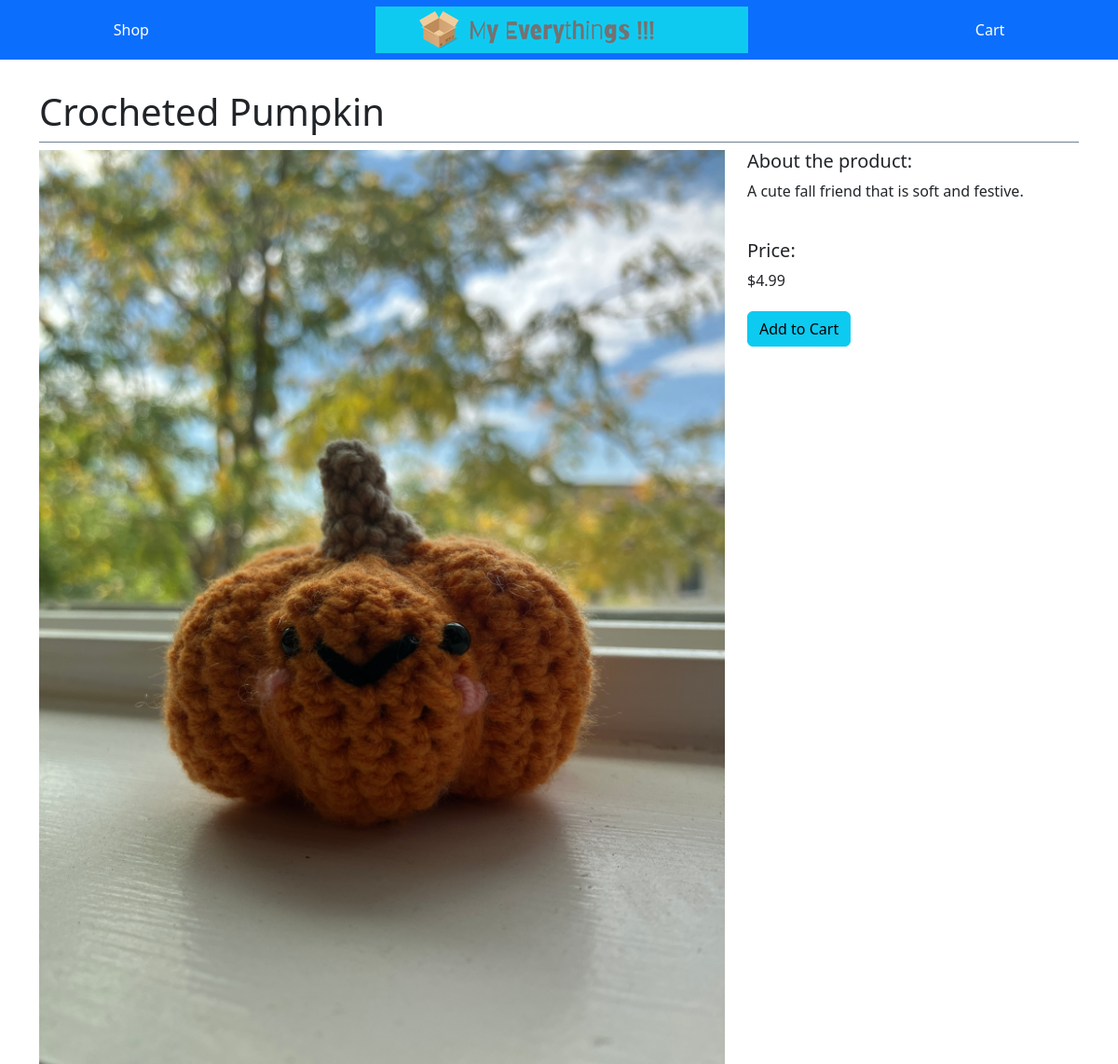
Page /items/1/ on the committed database.
### items/models.py (models this page shows)
class Item(models.Model):
    title = models.CharField(max_length=100)
    description = models.TextField()
    price = models.DecimalField(max_digits=6, decimal_places=2)
    image = models.FileField(upload_to="item_images/", blank=True)

### items/views.py (the view)
# urls.py: path("<int:pk>/", views.item_detail, name="item_detail"),
def item_detail(request, pk):
    item = Item.objects.get(pk=pk)
    context = {
        "item": item
    }
    return render(request, "items/item_detail.html", context)

### items/templates/items/item_detail.html
{% extends "base.html" %}
{% block page_content %}
<h1>{{ item.title }}</h1>
<div class="row">
    <div class="col-md-8">
        {% if item.image %}
            <img src="{{ item.image.url }}" width="100%" alt="product image">
        {% endif %}
    </div>
    <div class="col-md-4">
        <h5>About the product:</h5>
        <p>{{ item.description }}</p>
        <br>
        <h5>Price:</h5>
        <p>${{ item.price }}</p>
        <a href="{% url 'add_to_cart' item.pk %}"
            class="btn btn-info add-cart">
                Add to Cart
        </a>
    </div>
</div>
{% endblock page_content %}

### static/css/base.css (style rules this page uses)
h1 { padding: 2rem 0 0.5rem; border-bottom: 1px solid slategray }
.add-cart { margin: 5px 0; }

### rows in the picture
Item: title "Crocheted Pumpkin", image (picture), description "A cute fall friend that is soft and festive.", price "4.99"
